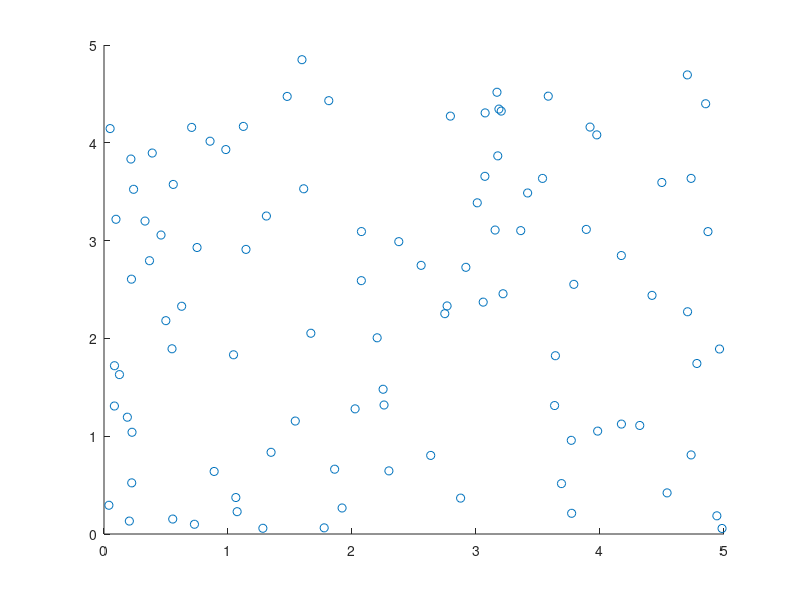

The MATLAB script that drew this image: (Note: this script raises an error after producing the figure.)
% k = 4 clustering
count = [];
ioni = [];
tic
for i = 1:30
x=rand(1,100)*5;
y=rand(1,100)*5;
X = [x;y];
scatter(x,y)
[A,b,c,Aeq,beq]= lin(X,4);
lb = zeros(1,10100);
ub = ones(1,10100);
rtn = linprog(c,A,b,Aeq,beq,lb,ub);
zpq = rtn(1:10000,:);
zz = reshape(zpq,[100,100]);
zz = zz';
yp = rtn(10001:10100,:);
ctr = find(yp);
ctr
n = length(ctr);
% see whether the solution is integral or not. If the solution are all
% contained of integral entries, then n should be 3
if n == 4
    ig = 0;
else
    ig = 1; % non-integral solution
end
ig
ioni= [ioni ig];
count = [count i];
end
toc
ioni
count
plot(count,ioni,'x');
